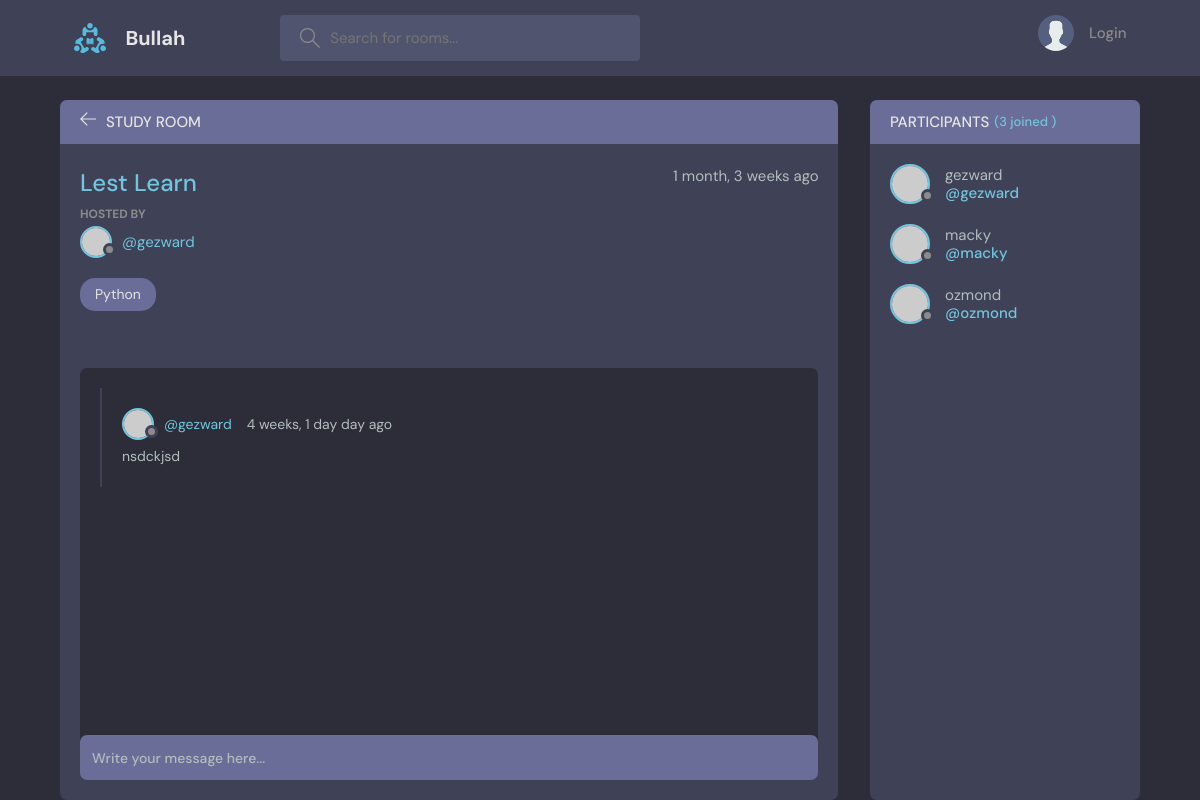
Page /room/3/ on the committed database.
### base/models.py (models this page shows, shortened)
class Room(models.Model):
    host = models.ForeignKey(User, on_delete=models.SET_NULL, null=True)
    topic = models.ForeignKey(Topic, on_delete=models.SET_NULL, null=True)
    name = models.CharField(max_length=200, null=True)
    description = models.TextField(null=True, blank=True)
    participants = models.ManyToManyField(User, related_name='participants', blank=True)
    updated = models.DateTimeField(auto_now=True)
    created = models.DateTimeField(auto_now_add=True)
    class Meta:
        ordering = ['-updated', '-created']

class Topic(models.Model):
    name = models.CharField(max_length=2000, null=True)
    def __str__(self):
        return self.name

class Message(models.Model):
    user = models.ForeignKey(User, on_delete=models.CASCADE)
    room = models.ForeignKey(Room, on_delete=models.CASCADE)
    body = models.TextField(null=True)
    updated = models.DateTimeField(auto_now=True, null=True)
    created = models.DateTimeField(auto_now_add=True, null=True)
    class Meta:
        ordering = ['-updated', '-created']

### base/views.py (the view, shortened to what this page needs)
# urls.py: path('room/<str:pk>/', views.room, name='room'),
def room(request, pk):
    room = Room.objects.get(id=pk)
    room_messages = room.message_set.all().order_by('-created')
    participants = room.participants.all()
    context = {'room': room, 'room_messages': room_messages, 'participants': participants}
    return render(request, 'base/room.html', context)

### base/templates/base/room.html (shortened to what this page needs)
{% extends 'main.html' %}
{% block content %}
    <main class="profile-page layout layout--2">
        <div class="container">
            <div class="room">
                <div class="room__top">
                    <div class="room__topLeft">
                        <a href="{% url 'home' %}">
                            <svg version="1.1" xmlns="http://www.w3.org/2000/svg" width="32" height="32"
                                 viewBox="0 0 32 32">
                                <title>arrow-left</title>
                                <path
                                        d="M13.723 2.286l-13.723 13.714 13.719 13.714 1.616-1.611-10.96-10.96h27.625v-2.286h-27.625l10.965-10.965-1.616-1.607z"
                                ></path>
                            </svg>
                        </a>
                        <h3>Study Room</h3>
                    </div>
                </div>
                <div class="room__box scroll">
                    <div class="room__header scroll">
                        <div class="room__info">
                            <h3>{{ room.name }}</h3>
                            <span>{{ room.created|timesince }} ago</span>
                        </div>
                        <div class="room__hosted">
                            <p>Hosted By</p>
                            <a href="{% url 'user-profile' room.host.id %}" class="room__author">
                                <div class="avatar avatar--small">
                                    <img src="https://randomuser.me/api/portraits/men/37.jpg"/>
                                </div>
                                <span>@{{ room.host.username }}</span>
                            </a>
                        </div>
                        <span class="room__topics">{{ room.topic }}</span>
                    </div>
                    <div class="room__conversation">
                        <div class="threads scroll">
                            {% for message in room_messages %}
                                <div class="thread">
                                    <div class="thread__top">
                                        <div class="thread__author">
                                            <a href="{% url 'user-profile' message.user.id %}"
                                               class="thread__authorInfo">
                                                <div class="avatar avatar--small">
                                                    <img src="https://randomuser.me/api/portraits/men/37.jpg"/>
                                                </div>
                                                <span>@{{ message.user.username }}</span>
                                            </a>
                                            <span class="thread__date">{{ message.created |timesince }} day ago</span>
                                        </div>
                                    </div>
                                    <div class="thread__details">
                                        {{ message.body }}
                                    </div>
                                </div>
                            {% endfor %}
                        </div>
                    </div>
                </div>
                <div class="room__message">
                    <form action="" method="POST">
                        <input name="body" placeholder="Write your message here..."/></form>
                </div>
            </div>
            <div class="participants">
                <h3 class="participants__top">Participants <span>({{ participants.count }} joined )</span></h3>
                <div class="participants__list scroll">
                    {% for user in participants %}
                        <a href="{% url 'user-profile' user.id %}" class="participant">
                            <div class="avatar avatar--medium">
                                <img src="https://randomuser.me/api/portraits/men/37.jpg"/>
                            </div>
                            <p>
                                {{ user.username }}
                                <span>@{{ user.username }}</span>
                            </p>
                        </a>
                    {% endfor %}
                </div>
            </div>
        </div>
    </main>
{% endblock content %}

### rows in the picture
Room: name "Lest Learn", created "1 month, 3 weeks", host.username "gezward", topic "Python"
Message: user.username "gezward", created "4 weeks, 1 day", body "nsdckjsd"

### other values in the picture
{{ participants.count }} "3"
{{ user.username }} "gezward"
{{ user.username }} "macky"
{{ user.username }} "ozmond"
